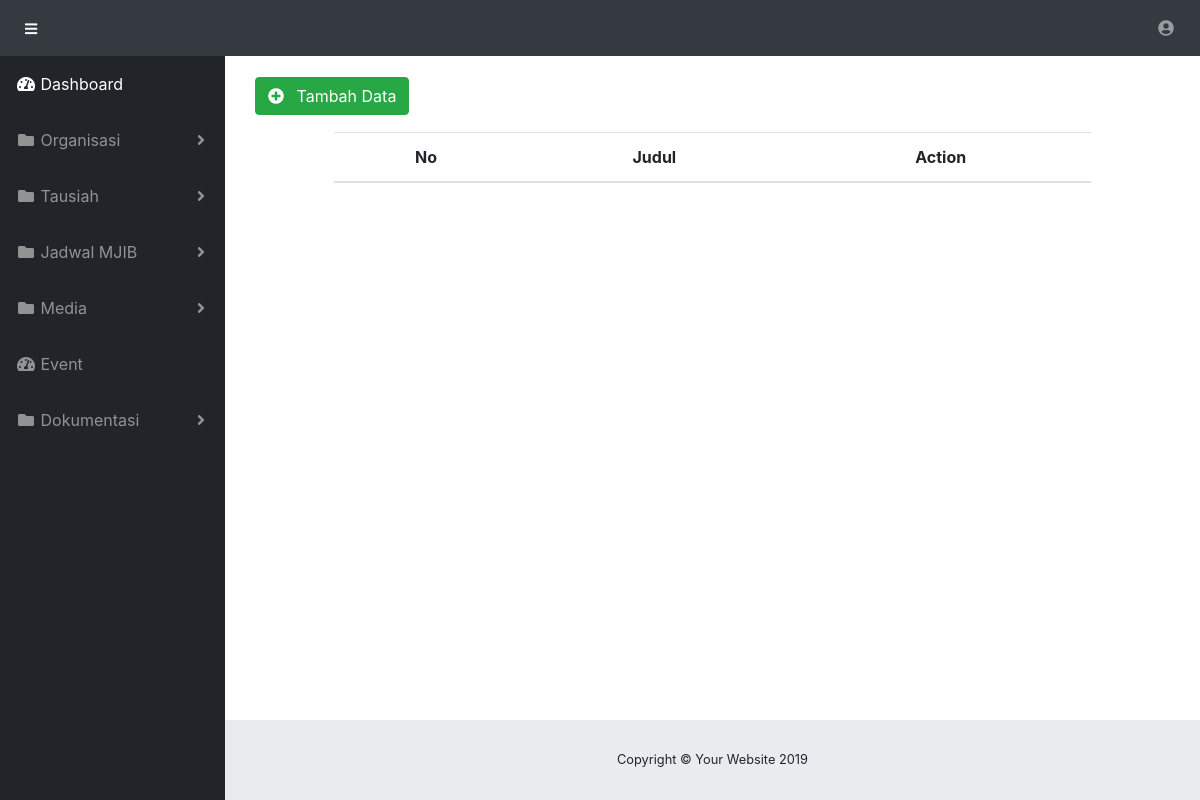
The page /index.php/admin/RiyadushSholihin on the database as committed earlier.
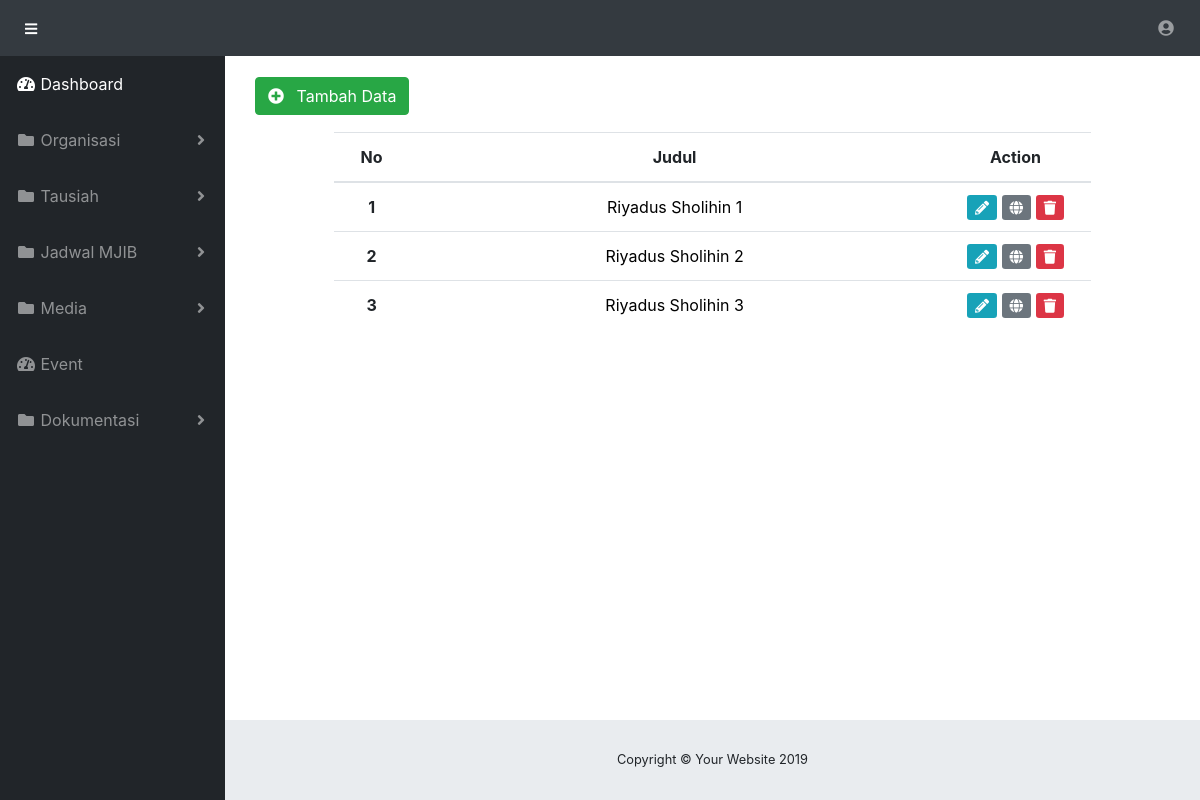
The same page on the database as committed later.
### tables this page shows
CREATE TABLE `riyadush_sholihin` (
  `id` int(10) NOT NULL,
  `username` varchar(255) DEFAULT NULL,
  `judul` varchar(255) DEFAULT NULL,
  `content` longtext,
  `image` varchar(255) DEFAULT NULL,
  `updated_at` varchar(255) DEFAULT NULL
);

### application/controllers/Admin.php (called while the page is built, shortened)
<?php
class Admin extends CI_Controller {
	public function __construct()
	{
        $this->load->model('LoginModel');
        $this->load->model('AdminModel');
        $this->load->library('session');
	}
    public function RiyadushSholihin()
    {
        $data['RiyadushSholihinList'] = $this->AdminModel->ListTausiah('riyadush_sholihin')->result_array();
        $this->load->view('Admin/Tausiah/RiyadushSholihin/RiyadushSholihin', $data);
    }
}

### index.php (called while the page is built, shortened)
<?php
require_once BASEPATH.'core/CodeIgniter.php';

### application/models/AdminModel.php (called while the page is built, shortened)
<?php
class AdminModel extends CI_Model {
    public function ListTausiah($tabel)
    {
        return $this->db->get($tabel);
    }
}

### application/views/Admin/Tausiah/RiyadushSholihin/RiyadushSholihin.php (the view)
<?php $basedir = realpath(__DIR__); include($basedir . "..\..\..\Layout\Header.php");?>
<div class="container">
<a href="<?php echo site_url('Admin/RiyadushSholihinHalamanBuatData')?>" class="btn btn-success" style="margin-right: 10px; margin-bottom:-20px"><i class="fas fa-plus-circle" style="margin-right:8px"></i> Tambah Data</a>
  <div class="row justify-content-center">
    <div class="col-10" style="margin-top:3vw">
        <table class="table" id="dataTable">
        <thead>
            <tr>
                <th class="text-center">No</th>
                <th class="text-center">Judul</th>
                <th class="text-center">Action</th>
            </tr>
        </thead>
        <tbody>
            <?php $no=1; foreach ($RiyadushSholihinList as $data) {?>
                <tr>
                    <th width="10%" class="text-center"><?php echo $no++;?></th>
                    <td width="70%" class="text-center"><a href="<?php echo site_url('Admin/DetailRiyadushSholihin/' . $data['id'])?>" style="color:black; text-decoration:none" onmouseover="this.style.color='green';" onmouseout="this.style.color='black';"><?php echo $data['judul']; ?></a></td>
                    <td width="20%" class="text-center">
                        <a href="<?php echo site_url('Admin/RiyadushSholihinHalamanEditData/' . $data['id'])?>" class="btn-sm btn-info"><i class="fas fa-pencil-alt"></i></a>
                        <a href="<?php echo '/#'?>" class="btn-sm btn-secondary"><i class="fa fa-globe"></i></a>
                        <a href="<?php echo site_url('Admin/RiyadushSholihinHapus/' . $data['id'] . '/' . $data['image'])?>" class="btn-sm btn-danger" onclick="return confirm('Yakin Igin di Hapus ?')"><i class="fas fa-trash"></i></a>
                    </td>
                </tr>
            <?php }; ?>
        </tbody>
        </table>
    </div>
  </div>
</div>
<?php $basedir = realpath(__DIR__); include($basedir . "..\..\..\Layout\Footer.php");?>

Rows that differ between the two databases and show on the page:
added riyadush_sholihin: judul "Riyadus Sholihin 1"
added riyadush_sholihin: judul "Riyadus Sholihin 2"
added riyadush_sholihin: judul "Riyadus Sholihin 3"
